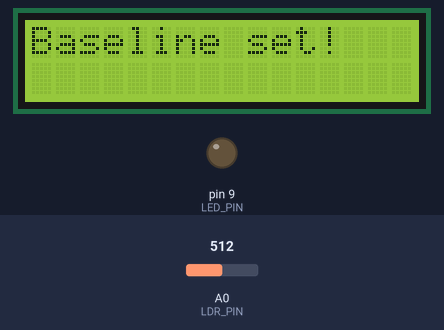
The sketch below on a simulated Arduino Nano, built with avr-gcc and run on an emulated ATmega328P. On the bench: 16×2 character LCD, output pins drawn as LEDs (lit = HIGH). Inputs (shaded band) come from the test bench; at power-on: A0 (LDR_PIN) = 512. What the sketch prints to the serial monitor is not drawn.

Above: at 3.1 s.
At 6.2 s:
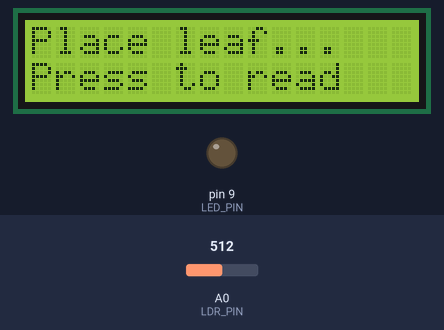
6.3 s: A0 (LDR_PIN) set to 418
At 9.2 s:
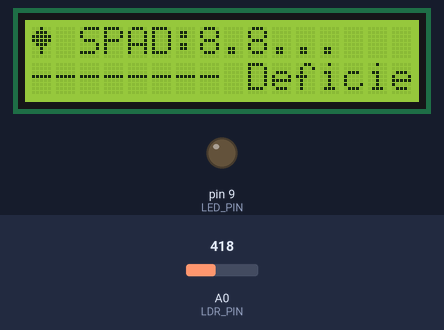
9.3 s: A0 (LDR_PIN) set to 392
At 18.7 s:
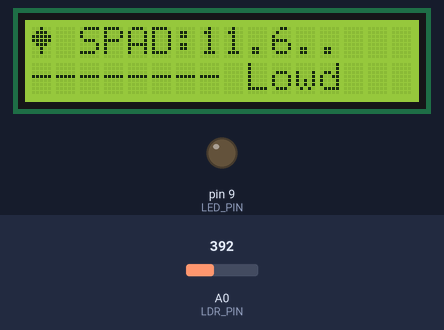
Timing chart, 0 to 27.8 s (numbered marks = the images above; inputs shaded):
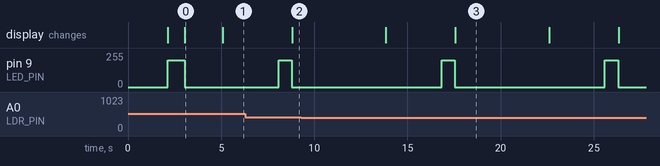

The sketch:

chlorophyll_detector.ino
```cpp
/*
 * ============================================================
 *  LEAF CHLOROPHYLL DETECTOR
 *  Hardware: Arduino Nano · 16×2 I2C LCD · LDR + Green LED
 * ============================================================
 */

#include <Wire.h>
#include <LiquidCrystal_I2C.h>

// ── Pin Definitions ───────────────────────────────────────────
const int LDR_PIN    = A0;   // Analog input from LDR
const int LED_PIN    = 9;    // Green LED output (PWM)

// ── LCD Setup (address 0x27, 16 cols, 2 rows) ─────────────────
LiquidCrystal_I2C lcd(0x27, 16, 2);

// ── Calibration Constants ─────────────────────────────────────
const int   SAMPLES         = 20;
const int   LED_BRIGHTNESS  = 200;   // 0–255

byte leafChar[8] = { 0b00100, 0b01110, 0b11111, 0b11111,
                      0b01110, 0b00100, 0b00100, 0b00000 };
byte barChar[8]  = { 0b11111, 0b11111, 0b11111, 0b11111,
                      0b11111, 0b11111, 0b11111, 0b11111 };

float baselineReading = 0.0;

// ─────────────────────────────────────────────────────────────
void setup() {
  Serial.begin(9600);
  lcd.init();  lcd.backlight();
  lcd.createChar(0, leafChar);
  lcd.createChar(1, barChar);
  pinMode(LED_PIN, OUTPUT);
  analogWrite(LED_PIN, 0);

  lcd.setCursor(0,0); lcd.print("  Chlorophyll  ");
  lcd.setCursor(0,1); lcd.print("   Detector  ");
  delay(2000);  lcd.clear();

  calibrateBaseline();
}

void loop() {
  lcd.clear();
  lcd.setCursor(0,0); lcd.print("Place leaf...");
  lcd.setCursor(0,1); lcd.print("Press to read");
  delay(3000);

  float spad = measureSPAD();
  String status = classifyHealth(spad);
  displayResult(spad, status);

  Serial.print("SPAD: "); Serial.print(spad, 1);
  Serial.print("  Status: "); Serial.println(status);
  delay(5000);
}

void calibrateBaseline() {
  lcd.clear();
  lcd.setCursor(0,0); lcd.print("Calibrating...");
  lcd.setCursor(0,1); lcd.print("Remove leaf");
  analogWrite(LED_PIN, LED_BRIGHTNESS);  delay(500);

  long sum = 0;
  for (int i = 0; i < SAMPLES; i++) { sum += analogRead(LDR_PIN); delay(20); }
  baselineReading = (float)sum / SAMPLES;
  analogWrite(LED_PIN, 0);
  lcd.clear(); lcd.setCursor(0,0); lcd.print("Baseline set!"); delay(2000); lcd.clear();
}

float measureSPAD() {
  analogWrite(LED_PIN, LED_BRIGHTNESS);  delay(300);

  long sum = 0;
  for (int i = 0; i < SAMPLES; i++) { sum += analogRead(LDR_PIN); delay(20); }
  float leafReading = (float)sum / SAMPLES;
  analogWrite(LED_PIN, 0);

  if (leafReading <= 0) leafReading = 1;
  float T = constrain(leafReading / baselineReading, 0.01, 1.0);
  return constrain(-log10(T) * 100.0, 0.0, 99.9);
}

String classifyHealth(float spad) {
  if (spad >= 50.0) return "Excellent";
  if (spad >= 35.0) return "Healthy";
  if (spad >= 20.0) return "Moderate";
  if (spad >= 10.0) return "Low";
  return "Deficient";
}

void displayResult(float spad, String status) {
  lcd.setCursor(0,0);
  lcd.write(byte(0)); lcd.print(" SPAD:"); lcd.print(spad, 1);
  lcd.setCursor(0,1);
  int bars = (int)map((long)spad, 0, 100, 0, 8);
  for (int i = 0; i < 8; i++) {
    if (i < bars) lcd.write(byte(1)); else lcd.print("-");
  }
  lcd.print(" "); lcd.print(status.substring(0, 7));
}
```

Measured:
- the behaviour switches between 407 and 406 on A0 (LDR_PIN) (found by bisection; images 2 and 3)
- after the input at 6.3 s, the display: changes after 2.5 s (image 2)
- after the input at 9.3 s, the display: first differs from a run without the input after 8.3 s (image 3)
- by itself, pin 9 (LED_PIN): alternates 200/255 for 0.70 s and 0/255 for 8.1 s
- what the display in image 0 shows lasts 2.0 s, from 3.1 s to 5.1 s
